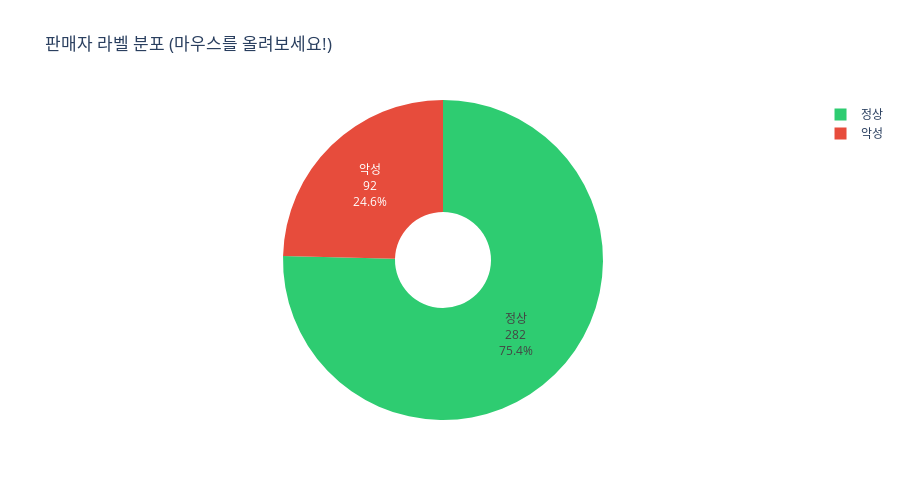

Notebook cell for this chart:
### Markdown cell above
## 📈 2. 인터랙티브 라벨 분포

### Code cell
# 라벨 분포 계산
label_counts = df['label_name'].value_counts()

# 파이 차트
fig = go.Figure(data=[go.Pie(
    labels=label_counts.index,
    values=label_counts.values,
    hole=0.3,
    marker=dict(colors=['#2ecc71', '#e74c3c']),
    textinfo='label+percent+value',
    hovertemplate='<b>%{label}</b><br>' +
                  '판매자 수: %{value}명<br>' +
                  '비율: %{percent}<br>' +
                  '<extra></extra>'
)])

fig.update_layout(
    title='판매자 라벨 분포',
    height=500,
    showlegend=True
)

fig.show()

### Figure 1 — Plotly figure (JSON) as saved in the notebook; plotly's stock layout.template omitted (floating-point values rounded to 4 significant figures)
{"data": [{"hole": 0.3, "hovertemplate": "<b>%{label}</b><br>판매자 수: %{value}명<br>비율: %{percent}<br><extra></extra>", "labels": ["정상", "악성"], "marker": {"colors": ["#2ecc71", "#e74c3c"]}, "textinfo": "label+percent+value", "type": "pie", "values": [282, 92]}], "layout": {"height": 500, "showlegend": true, "title": {"text": "판매자 라벨 분포 (마우스를 올려보세요!)"}}}
